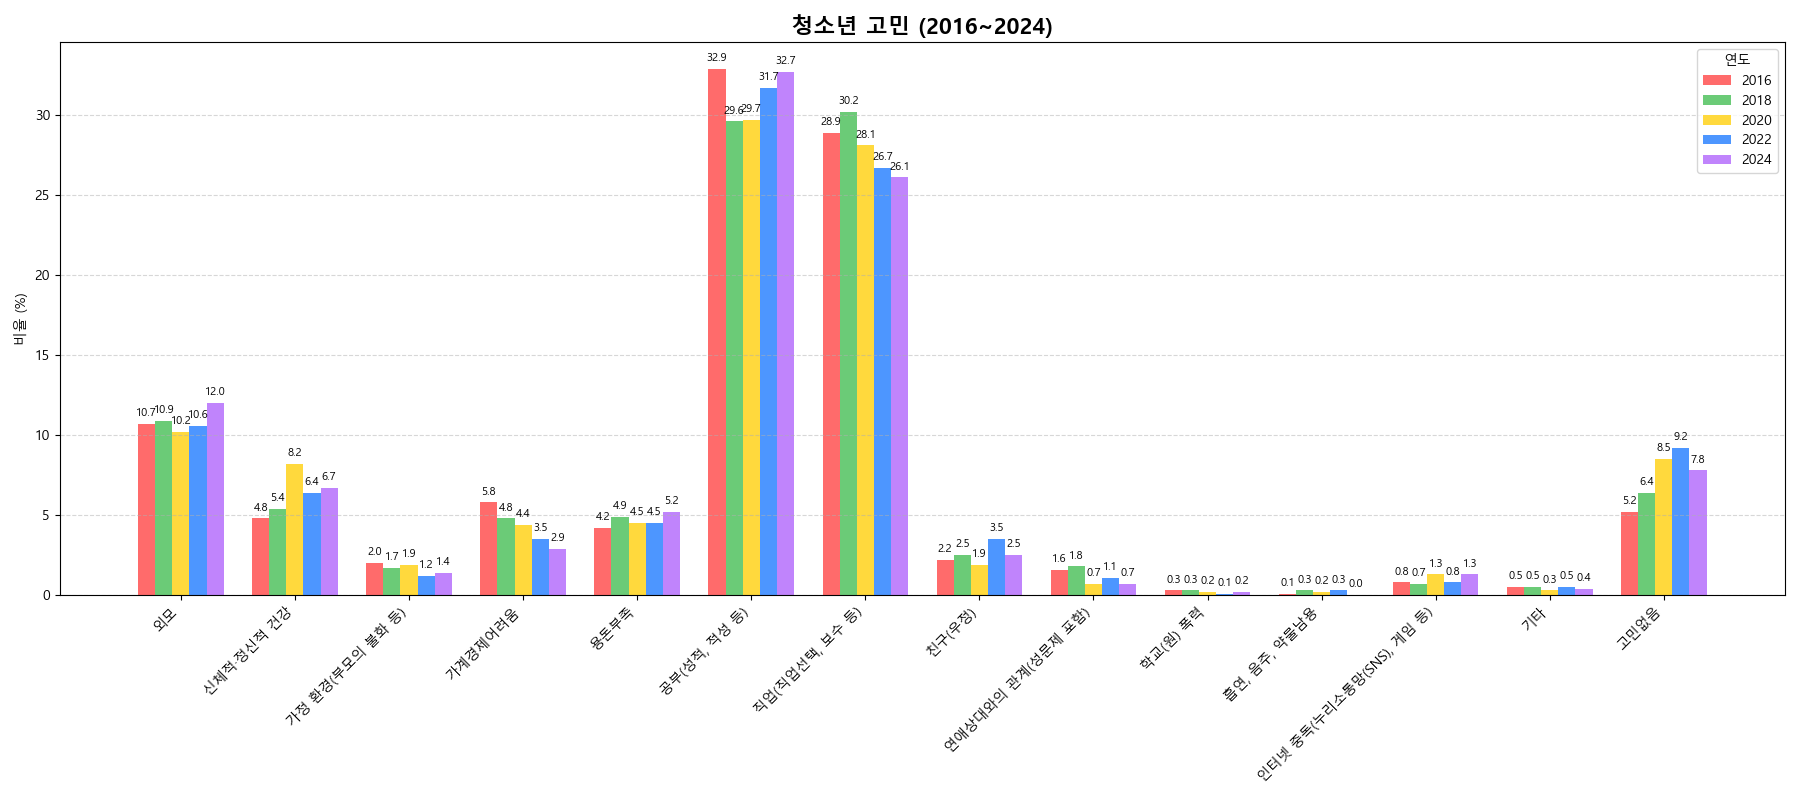

The script that saved this image:
import json
import matplotlib.pyplot as plt
import numpy as np
import pandas as pd

# matplotlib 한글 폰트 설정
plt.rcParams['font.family'] = ['Malgun Gothic', 'AppleGothic', 'NanumGothic', 'sans-serif']
plt.rcParams['axes.unicode_minus'] = False

# JSON 데이터 (복사해온 것을 문자열로 변환)
with open('stress_issues.json', 'r', encoding='utf-8') as f:
    data = json.load(f)

# DataFrame로 변환
df = pd.DataFrame(data)


# 카테고리 한글 변환 매핑
en_to_ko = {
    "Appearance": "외모",
    "Physical and Mental Health": "신체적·정신적 건강",
    "Family": "가정 환경(부모의 불화 등)",
    "Finance": "가계경제어려움",
    "Allowance": "용돈부족",
    "Study": "공부(성적, 적성 등)",
    "Career": "직업(직업선택, 보수 등)",
    "Friends": "친구(우정)",
    "Romantic Relationships": "연애상대와의 관계(성문제 포함)",
    "School Violence": "학교(원) 폭력",
    "Smoking_Drinking_Substance Abuse": "흡연, 음주, 약물남용",
    "SNS_Games": "인터넷 중독(누리소통망(SNS), 게임 등)",
    "Others": "기타",
    "No Concerns": "고민없음"
}

# 연도별, 카테고리별 데이터 정리
years = sorted(list(set(item['year'] for item in data)))
categories = [en_to_ko[key] for key in en_to_ko]

# (카테고리, 연도)별 concern_rate를 채워넣기
data_matrix = []
for category_en, category_ko in en_to_ko.items():
    row = []
    for year in years:
        match = next((item for item in data if item['year'] == year and item['issue'] == category_en), None)
        if match:
            row.append(match['concern_rate(%)'])
        else:
            row.append(0)
    data_matrix.append(row)

data_matrix = np.array(data_matrix)

# 시각화
bar_width = 0.15
x = np.arange(len(categories))
colors = ['#FF6B6B', '#6BCB77', '#FFD93D', '#4D96FF', '#C084FC']

plt.figure(figsize=(18, 8))
for i in range(len(years)):
    plt.bar(x + i * bar_width, data_matrix[:, i], width=bar_width, label=str(years[i]), color=colors[i % len(colors)])

plt.xticks(x + bar_width * 2, categories, rotation=45, ha='right', fontsize=10)
plt.ylabel('비율 (%)')
plt.title('청소년 고민 (2016~2024)', fontsize=16, fontweight='bold')
plt.legend(title='연도', loc='upper right')
plt.grid(axis='y', linestyle='--', alpha=0.5)

# 수치 라벨 추가
for i in range(len(years)):
    for j in range(len(categories)):
        plt.text(x[j] + i * bar_width, data_matrix[j, i] + 0.3, f'{data_matrix[j, i]:.1f}', ha='center', va='bottom', fontsize=8)

plt.tight_layout()
plt.savefig('stress_issues.png')
plt.show()
